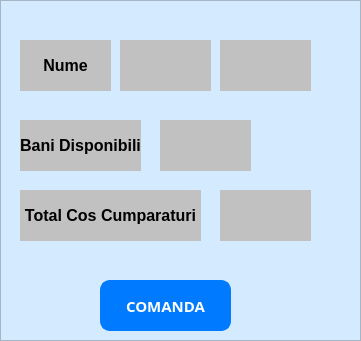
           <widget class="QFrame" name="frame">
            <property name="minimumSize">
             <size>
              <width>361</width>
              <height>341</height>
             </size>
            </property>
            <property name="styleSheet">
             <string notr="true">background-color: rgb(212, 235, 255);</string>
            </property>
            <property name="frameShape">
             <enum>QFrame::StyledPanel</enum>
            </property>
            <property name="frameShadow">
             <enum>QFrame::Raised</enum>
            </property>
            <widget class="QLabel" name="TotalCosCumparaturi">
             <property name="geometry">
              <rect>
               <x>220</x>
               <y>190</y>
               <width>91</width>
               <height>51</height>
              </rect>
             </property>
             <property name="font">
              <font>
               <pointsize>12</pointsize>
               <bold>true</bold>
              </font>
             </property>
             <property name="styleSheet">
              <string notr="true">background-color: rgb(193, 193, 193);
color: rgb(0, 0, 0);</string>
             </property>
             <property name="text">
              <string/>
             </property>
             <property name="alignment">
              <set>Qt::AlignCenter</set>
             </property>
            </widget>
            <widget class="QLabel" name="TotalCosLABEL">
             <property name="geometry">
              <rect>
               <x>20</x>
               <y>190</y>
               <width>181</width>
               <height>51</height>
              </rect>
             </property>
             <property name="font">
              <font>
               <pointsize>12</pointsize>
               <bold>true</bold>
              </font>
             </property>
             <property name="styleSheet">
              <string notr="true">background-color: rgb(193, 193, 193);
color: rgb(0, 0, 0);</string>
             </property>
             <property name="text">
              <string>Total Cos Cumparaturi</string>
             </property>
             <property name="alignment">
              <set>Qt::AlignCenter</set>
             </property>
            </widget>
            <widget class="QLabel" name="Prenume">
             <property name="geometry">
              <rect>
               <x>220</x>
               <y>40</y>
               <width>91</width>
               <height>51</height>
              </rect>
             </property>
             <property name="font">
              <font>
               <pointsize>12</pointsize>
               <bold>true</bold>
              </font>
             </property>
             <property name="styleSheet">
              <string notr="true">background-color: rgb(193, 193, 193);
color: rgb(0, 0, 0);</string>
             </property>
             <property name="text">
              <string/>
             </property>
             <property name="alignment">
              <set>Qt::AlignCenter</set>
             </property>
            </widget>
            <widget class="QLabel" name="NumeLABEL">
             <property name="geometry">
              <rect>
               <x>20</x>
               <y>40</y>
               <width>91</width>
               <height>51</height>
              </rect>
             </property>
             <property name="font">
              <font>
               <pointsize>12</pointsize>
               <bold>true</bold>
              </font>
             </property>
             <property name="styleSheet">
              <string notr="true">background-color: rgb(193, 193, 193);
color: rgb(0, 0, 0);</string>
             </property>
             <property name="text">
              <string>Nume</string>
             </property>
             <property name="alignment">
              <set>Qt::AlignCenter</set>
             </property>
            </widget>
            <widget class="QLabel" name="BaniDisponibiliLABEL">
             <property name="geometry">
              <rect>
               <x>20</x>
               <y>120</y>
               <width>121</width>
               <height>51</height>
              </rect>
             </property>
             <property name="font">
              <font>
               <pointsize>12</pointsize>
               <bold>true</bold>
              </font>
             </property>
             <property name="styleSheet">
              <string notr="true">background-color: rgb(193, 193, 193);
color: rgb(0, 0, 0);</string>
             </property>
             <property name="text">
              <string>Bani Disponibili</string>
             </property>
             <property name="alignment">
              <set>Qt::AlignCenter</set>
             </property>
            </widget>
            <widget class="QLabel" name="Nume">
             <property name="geometry">
              <rect>
               <x>120</x>
               <y>40</y>
               <width>91</width>
               <height>51</height>
              </rect>
             </property>
             <property name="font">
              <font>
               <pointsize>12</pointsize>
               <bold>true</bold>
              </font>
             </property>
             <property name="styleSheet">
              <string notr="true">background-color: rgb(193, 193, 193);
color: rgb(0, 0, 0);</string>
             </property>
             <property name="text">
              <string/>
             </property>
             <property name="alignment">
              <set>Qt::AlignCenter</set>
             </property>
            </widget>
            <widget class="QLabel" name="BaniDisponibili">
             <property name="geometry">
              <rect>
               <x>160</x>
               <y>120</y>
               <width>91</width>
               <height>51</height>
              </rect>
             </property>
             <property name="font">
              <font>
               <pointsize>12</pointsize>
               <bold>true</bold>
              </font>
             </property>
             <property name="styleSheet">
              <string notr="true">background-color: rgb(193, 193, 193);
color: rgb(0, 0, 0);</string>
             </property>
             <property name="text">
              <string/>
             </property>
             <property name="alignment">
              <set>Qt::AlignCenter</set>
             </property>
            </widget>
            <widget class="QPushButton" name="Comanda">
             <property name="geometry">
              <rect>
               <x>100</x>
               <y>280</y>
               <width>131</width>
               <height>51</height>
              </rect>
             </property>
             <property name="font">
              <font>
               <family>Segoe UI Variable Display Semib</family>
               <pointsize>11</pointsize>
               <bold>true</bold>
              </font>
             </property>
             <property name="styleSheet">
              <string notr="true">QPushButton {
    background-color: #007aff;      /* Culorile caracteristice Apple */
    border: 2px solid #007aff;      /* Conturul butonului */
    border-radius: 10px;            /* Colțurile rotunjite */
    color: white;                   /* Culoarea textului */
    padding: 10px 20px;             /* Spațiul intern */
}

QPushButton:hover {
    background-color: #0056b3;      /* Culoare de fundal la hover */
}</string>
             </property>
             <property name="text">
              <string>COMANDA</string>
             </property>
            </widget>
           </widget>
